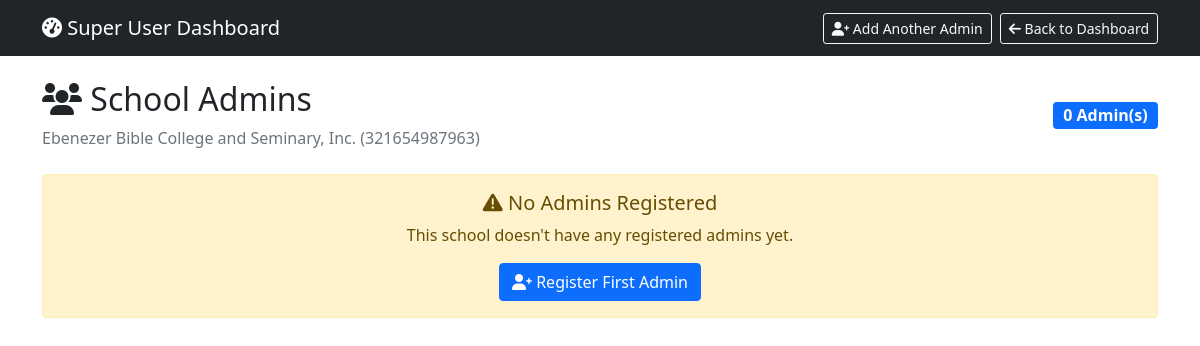
The app's page /school/1/admins/ (signed in), older data.
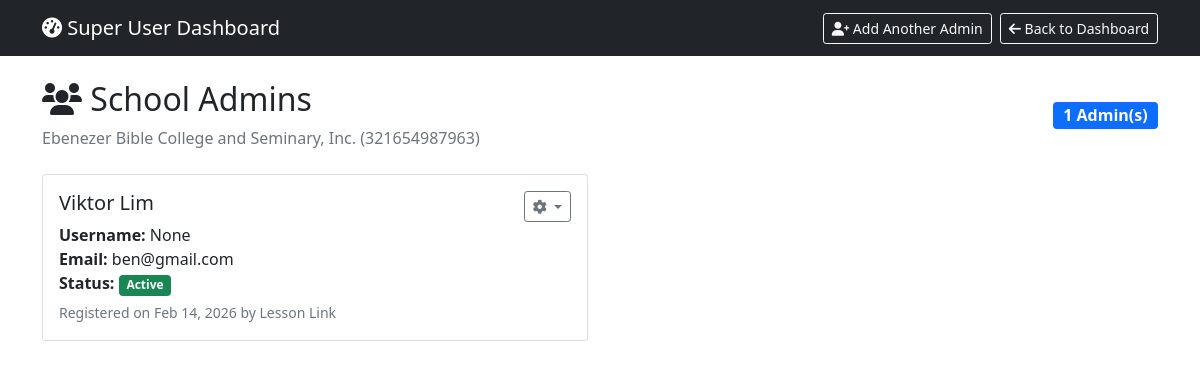
The same page, newer data.
### lesson/models.py (models this page shows, shortened)
class SchoolAdmin(models.Model):
    user = models.OneToOneField(
        User,
        on_delete=models.CASCADE,
        related_name='school_admin_profile'
    )
    school = models.ForeignKey(
        SchoolRegistration,
        on_delete=models.CASCADE,
        related_name='admins'
    )
    is_active = models.BooleanField(default=True)
    created_at = models.DateTimeField(auto_now_add=True)
    created_by = models.ForeignKey(
        User,
        on_delete=models.SET_NULL,
        null=True,
        related_name='created_school_admins'
    )
    class Meta:
        ordering = ['-created_at']
        verbose_name = "School Admin"
        verbose_name_plural = "School Admins"
        indexes = [
            models.Index(fields=['school', 'is_active']),
            models.Index(fields=['created_at']),
        ]

class User(AbstractUser):
    ROLE_CHOICES = [
        ('Student Teacher', 'Student Teacher'),
        ('Teacher', 'Teacher'),
        ('Department Head', 'Department Head'),
        ('Admin', 'Admin'),
    ]
    APPROVAL_STATUS_CHOICES = [
        ('pending', 'Pending'),
        ('approved', 'Approved'),
        ('disapproved', 'Disapproved'),
    ]
    username = None
    email = models.EmailField(unique=True)
    middle_name = models.CharField(max_length=100, blank=True, null=True)
    dob = models.DateField(null=True, blank=True)
    role = models.CharField(max_length=100, choices=ROLE_CHOICES)
    rank = models.CharField(max_length=100)
    department = models.CharField(max_length=100)
    approval_status = models.CharField(
        max_length=20,
        choices=APPROVAL_STATUS_CHOICES,
        default='pending'
    )
    rejection_reason = models.TextField(
        blank=True,
        null=True,
        verbose_name="Reason for Rejection",
        help_text="Explanation provided to student when account was disapproved"
    )
    school = models.ForeignKey(
        "SchoolRegistration",  # reference your school model
        on_delete=models.SET_NULL,
        blank=True,
        null=True,
        related_name="users"
    )
    supervising_teacher = models.ForeignKey(
        'self',
        on_delete=models.SET_NULL,
        blank=True,
        null=True,
        related_name='supervised_student_teachers',
        limit_choices_to={'role': 'Teacher'},  # Only teachers can be supervising teachers
        verbose_name="Supervising Teacher"
    )
    affiliations = models.TextField(blank=True, null=True)
    profile_picture = models.ImageField(
        upload_to='profile_pictures/',
        null=True,
        blank=True,
        help_text="Profile picture for the user"
    )
    USERNAME_FIELD = 'email'
    REQUIRED_FIELDS = ['first_name', 'last_name', 'role', 'rank', 'department']
    objects = CustomUserManager()

### lesson/views.py (the view)
# urls.py: path('school/<int:school_id>/admins/', views.school_admin_list, name='school_admin_list'),
@login_required
@user_passes_test(is_superuser)
def school_admin_list(request, school_id):
    school = get_object_or_404(SchoolRegistration, id=school_id)
    from .models import SchoolAdmin
    admins = SchoolAdmin.objects.filter(school=school).select_related('user', 'created_by')
    return render(request, 'school_admin_list.html', {
        'school': school,
        'admins': admins
    })

### lesson/context_processors.py (called while the page is built)
def user_school_info(request):
    if request.user.is_authenticated:
        try:
            return {
                'user_school': request.user.school,
            }
        except Exception as e:
            print(f"Context processor error: {e}")
            return {}
    return {}

### lesson/views.py (called while the page is built)
def is_superuser(user):
    return user.is_authenticated and user.is_superuser

### lesson/templates/school_admin_list.html (shortened to what the changed rows need)
<!DOCTYPE html>
<html>
<head>
    <link href="https://cdn.jsdelivr.net/npm/bootstrap@5.1.3/dist/css/bootstrap.min.css" rel="stylesheet">
    <link rel="stylesheet" href="https://cdnjs.cloudflare.com/ajax/libs/font-awesome/6.0.0/css/all.min.css">
</head>
<body>
    <div class="container mt-4">
        <div class="d-flex justify-content-between align-items-center mb-4">
            <div>
                <h2><i class="fas fa-users"></i> School Admins</h2>
                <p class="text-muted mb-0">{{ school.school_name }} ({{ school.school_id }})</p>
            </div>
            <span class="badge bg-primary fs-6">{{ admins.count }} Admin(s)</span>
        </div>
        {% if admins %}
            <div class="row">
                {% for admin in admins %}
                    <div class="col-md-6 mb-3">
                        <div class="card">
                            <div class="card-body">
                                <div class="d-flex justify-content-between align-items-start">
                                    <div>
                                        <h5 class="card-title">
                                            {{ admin.user.get_full_name|default:admin.user.username }}
                                        </h5>
                                        <p class="card-text mb-1">
                                            <strong>Username:</strong> {{ admin.user.username }}<br>
                                            <strong>Email:</strong> {{ admin.user.email }}<br>
                                            <strong>Status:</strong>
                                            <span class="badge {% if admin.is_active %}bg-success{% else %}bg-danger{% endif %}">
                                                {% if admin.is_active %}Active{% else %}Inactive{% endif %}
                                            </span>
                                        </p>
                                        <small class="text-muted">
                                            Registered on {{ admin.created_at|date:"M d, Y" }}
                                            {% if admin.created_by %}
                                                by {{ admin.created_by.get_full_name|default:admin.created_by.username }}
                                            {% endif %}
                                        </small>
                                    </div>
                                    <div class="dropdown">
                                        <button class="btn btn-sm btn-outline-secondary dropdown-toggle" type="button"
                                                data-bs-toggle="dropdown">
                                            <i class="fas fa-cog"></i>
                                        </button>
                                    </div>
                                </div>
                            </div>
                        </div>
                    </div>
                {% endfor %}
            </div>
        {% else %}
            <div class="alert alert-warning text-center">
                <h5><i class="fas fa-exclamation-triangle"></i> No Admins Registered</h5>
                <p class="mb-3">This school doesn't have any registered admins yet.</p>
                <a href="{% url 'register_school_admin' school.id %}" class="btn btn-primary">
                    <i class="fas fa-user-plus"></i> Register First Admin
                </a>
            </div>
        {% endif %}
    </div>
</body>
</html>

Row changes from the older to the newer data that the page shows:
added SchoolAdmin: user.get_full_name "Viktor Lim", user.username "None", user.email "ben@gmail.com", is_active "Active", created_at "Feb 14, 2026", created_by.get_full_name "Lesson Link"
Text that changed along with them:
{{ admins.count }}: "0" → "1"
text no longer shown: "No Admins Registered This school doesn't have any registered admins yet. Register First Admin"
